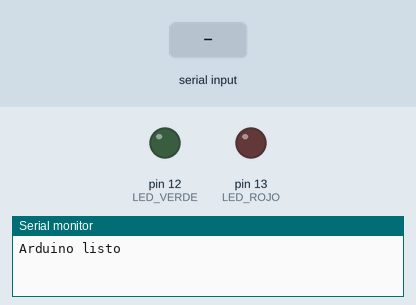
A sketch run on a simulated Arduino Uno, built with avr-gcc and run on an emulated ATmega328P. Parts: output pins drawn as LEDs (lit = HIGH), the last lines printed to the serial monitor. The inputs (shaded band) are chosen by the test bench.

Above: at 1.2 s.
1.3 s: "R" received over Serial
At 1.8 s:
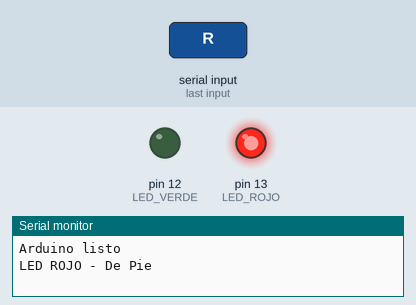
2.8 s: "V" received over Serial
At 4.0 s:
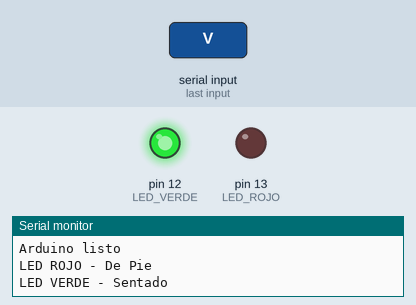
4.3 s: "A" received over Serial
At 5.3 s:
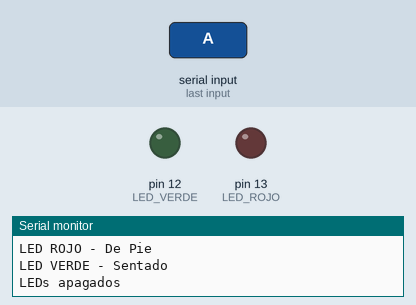
Timing chart, 0 to 7.3 s (numbered marks = the images above; inputs shaded):
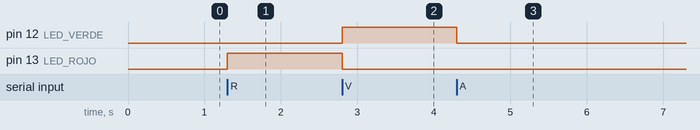

Measured:
- after the input at 1.3 s, pin 13 (LED_ROJO): LOW → HIGH at once
- after the input at 2.8 s, pin 12 (LED_VERDE): LOW → HIGH at once; pin 13 (LED_ROJO): HIGH → LOW at once
- after the input at 4.3 s, pin 12 (LED_VERDE): HIGH → LOW at once

The sketch:

control_leds.ino
```cpp
const int LED_ROJO = 13;
const int LED_VERDE = 12;
char comando;

void setup() {
  pinMode(LED_ROJO, OUTPUT);
  pinMode(LED_VERDE, OUTPUT);
  digitalWrite(LED_ROJO, LOW);
  digitalWrite(LED_VERDE, LOW);
  Serial.begin(9600);
  Serial.println("Arduino listo");
}

void loop() {
  if (Serial.available() > 0) {
    comando = Serial.read();
    switch(comando) {
      case 'R':
        digitalWrite(LED_ROJO, HIGH);
        digitalWrite(LED_VERDE, LOW);
        Serial.println("LED ROJO - De Pie");
        break;
      case 'V':
        digitalWrite(LED_ROJO, LOW);
        digitalWrite(LED_VERDE, HIGH);
        Serial.println("LED VERDE - Sentado");
        break;
      case 'A':
        digitalWrite(LED_ROJO, LOW);
        digitalWrite(LED_VERDE, LOW);
        Serial.println("LEDs apagados");
        break;
    }
  }
}
```
